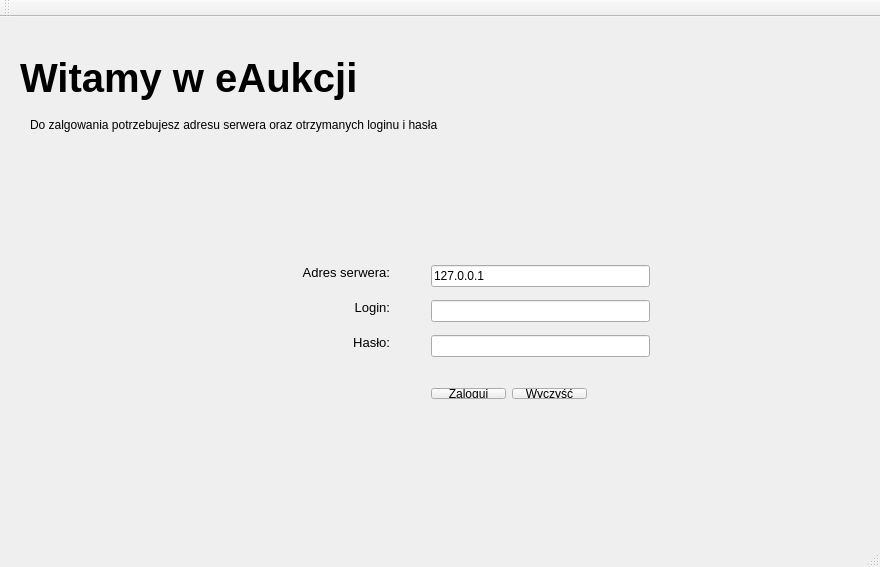
<?xml version="1.0" encoding="UTF-8"?>
<ui version="4.0">
 <class>Start</class>
 <widget class="QMainWindow" name="Start">
  <property name="geometry">
   <rect>
    <x>0</x>
    <y>0</y>
    <width>880</width>
    <height>567</height>
   </rect>
  </property>
  <property name="windowTitle">
   <string>eAukcja :: zaloguj</string>
  </property>
  <widget class="QWidget" name="centralWidget">
   <widget class="QLabel" name="label">
    <property name="geometry">
     <rect>
      <x>20</x>
      <y>10</y>
      <width>401</width>
      <height>101</height>
     </rect>
    </property>
    <property name="font">
     <font>
      <pointsize>30</pointsize>
      <weight>75</weight>
      <bold>true</bold>
     </font>
    </property>
    <property name="text">
     <string>Witamy w eAukcji</string>
    </property>
   </widget>
   <widget class="QLabel" name="label_5">
    <property name="geometry">
     <rect>
      <x>30</x>
      <y>100</y>
      <width>471</width>
      <height>16</height>
     </rect>
    </property>
    <property name="text">
     <string>Do zalgowania potrzebujesz adresu serwera oraz otrzymanych loginu i hasła</string>
    </property>
   </widget>
   <widget class="QWidget" name="layoutWidget">
    <property name="geometry">
     <rect>
      <x>250</x>
      <y>230</y>
      <width>151</width>
      <height>121</height>
     </rect>
    </property>
    <layout class="QVBoxLayout" name="verticalLayout">
     <item>
      <widget class="QLabel" name="label_4">
       <property name="font">
        <font>
         <pointsize>10</pointsize>
        </font>
       </property>
       <property name="text">
        <string>Adres serwera:</string>
       </property>
       <property name="alignment">
        <set>Qt::AlignRight|Qt::AlignTrailing|Qt::AlignVCenter</set>
       </property>
       <property name="textInteractionFlags">
        <set>Qt::NoTextInteraction</set>
       </property>
      </widget>
     </item>
     <item>
      <widget class="QLabel" name="label_2">
       <property name="font">
        <font>
         <pointsize>10</pointsize>
        </font>
       </property>
       <property name="text">
        <string>Login:</string>
       </property>
       <property name="alignment">
        <set>Qt::AlignRight|Qt::AlignTrailing|Qt::AlignVCenter</set>
       </property>
       <property name="textInteractionFlags">
        <set>Qt::NoTextInteraction</set>
       </property>
      </widget>
     </item>
     <item>
      <widget class="QLabel" name="label_3">
       <property name="font">
        <font>
         <pointsize>10</pointsize>
        </font>
       </property>
       <property name="text">
        <string>Hasło:</string>
       </property>
       <property name="alignment">
        <set>Qt::AlignRight|Qt::AlignTrailing|Qt::AlignVCenter</set>
       </property>
       <property name="textInteractionFlags">
        <set>Qt::NoTextInteraction</set>
       </property>
      </widget>
     </item>
    </layout>
   </widget>
   <widget class="QWidget" name="layoutWidget">
    <property name="geometry">
     <rect>
      <x>420</x>
      <y>360</y>
      <width>178</width>
      <height>33</height>
     </rect>
    </property>
    <layout class="QHBoxLayout" name="horizontalLayout">
     <item>
      <widget class="QPushButton" name="pushButton">
       <property name="text">
        <string>Zaloguj</string>
       </property>
      </widget>
     </item>
     <item>
      <widget class="QPushButton" name="pushButton_2">
       <property name="text">
        <string>Wyczyść</string>
       </property>
      </widget>
     </item>
    </layout>
   </widget>
   <widget class="QWidget" name="layoutWidget">
    <property name="geometry">
     <rect>
      <x>420</x>
      <y>230</y>
      <width>241</width>
      <height>131</height>
     </rect>
    </property>
    <layout class="QVBoxLayout" name="verticalLayout_2">
     <item>
      <widget class="QLineEdit" name="lineEdit_3">
       <property name="text">
        <string>127.0.0.1</string>
       </property>
      </widget>
     </item>
     <item>
      <widget class="QLineEdit" name="lineEdit"/>
     </item>
     <item>
      <widget class="QLineEdit" name="lineEdit_2">
       <property name="inputMethodHints">
        <set>Qt::ImhHiddenText|Qt::ImhNoAutoUppercase|Qt::ImhNoPredictiveText|Qt::ImhSensitiveData</set>
       </property>
       <property name="maxLength">
        <number>50</number>
       </property>
       <property name="echoMode">
        <enum>QLineEdit::Password</enum>
       </property>
      </widget>
     </item>
    </layout>
   </widget>
  </widget>
  <widget class="QMenuBar" name="menuBar">
   <property name="geometry">
    <rect>
     <x>0</x>
     <y>0</y>
     <width>880</width>
     <height>27</height>
    </rect>
   </property>
  </widget>
  <widget class="QToolBar" name="mainToolBar">
   <attribute name="toolBarArea">
    <enum>TopToolBarArea</enum>
   </attribute>
   <attribute name="toolBarBreak">
    <bool>false</bool>
   </attribute>
  </widget>
  <widget class="QStatusBar" name="statusBar"/>
 </widget>
 <layoutdefault spacing="6" margin="11"/>
 <resources/>
 <connections/>
</ui>
